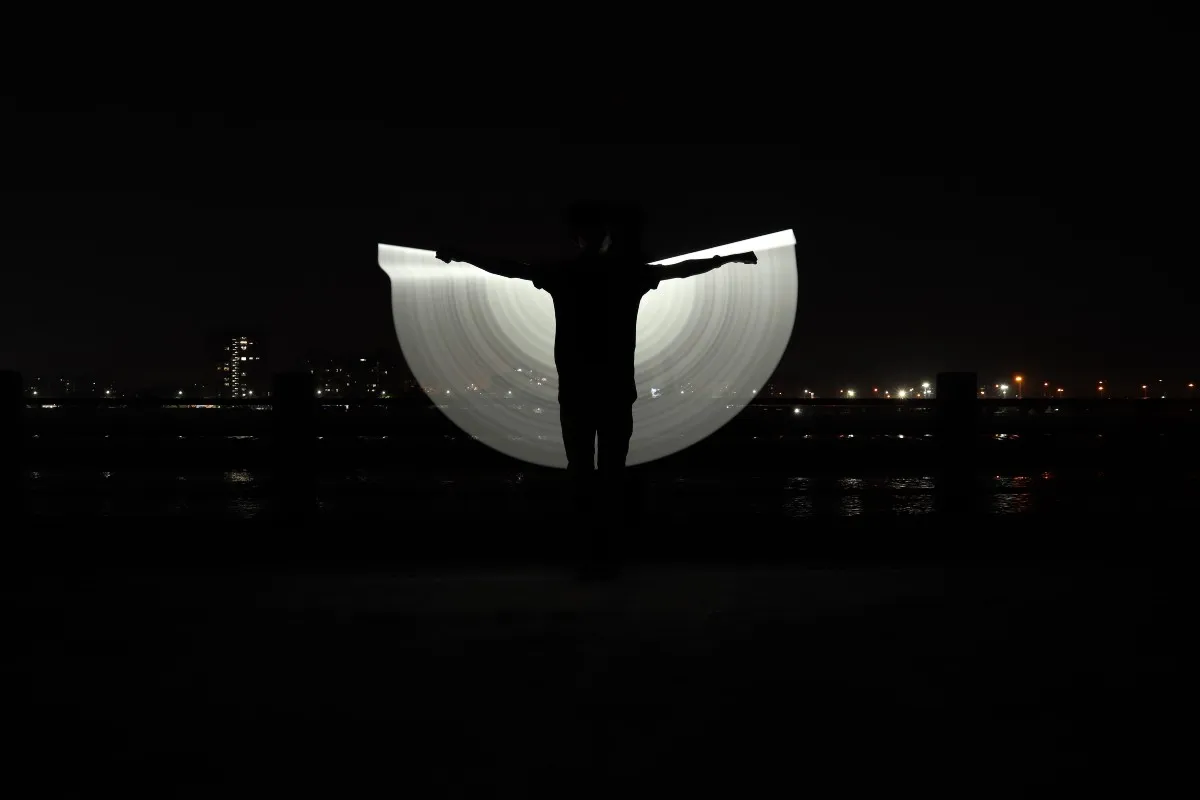
#> input picture Histogram_Operations/input.png, 1200 x 800 px, found by its file name
$ python gray_scale.py
#> lines starting #> are read from the running program, lines starting #| are printed output that depends on the picture
import cv2
import matplotlib.pyplot as plt

# Üzerinde çalışacağımız resim grayscale olacak
img = cv2.imread("Histogram_Operations/input.png")
#> img is the input picture: shape (800, 1200, 3); mean B, G, R 11.2, 11.8, 12
img_gray = cv2.cvtColor(img, cv2.COLOR_BGR2GRAY)

# Burada orijinal resmimizin histogramını hesaplıyoruz
gray_img_hist = cv2.calcHist([img_gray], channels=[0], mask=None, histSize=[256], ranges=[0,255])
#> gray_img_hist = 256 values, max 286164 at index 3, min 0 at index 255, mean 3748.1
plt.figure(figsize=(6,6))
plt.title("RAW Image Histogram")
plt.plot(gray_img_hist)
plt.xlabel("Intensity")
plt.ylabel("# of Pixels")
plt.show(block=False)
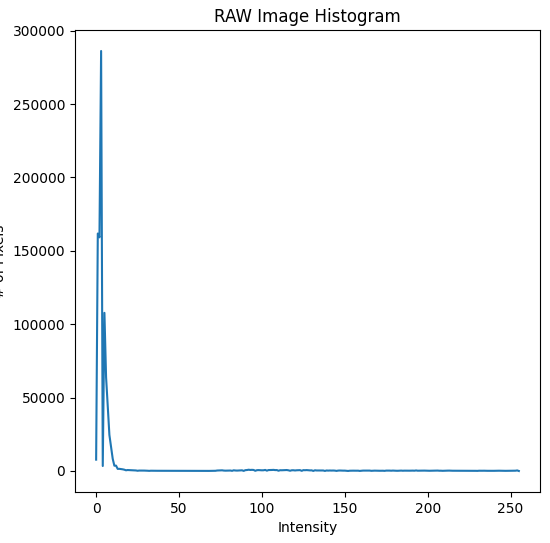
#> figure drawn by matplotlib, 1 panel; curve peaks at x = 3, y = 286164

# Geleneksel olan histogram eşitleme metodunu kullanıyoruz.
equalize_img = cv2.equalizeHist(img_gray)
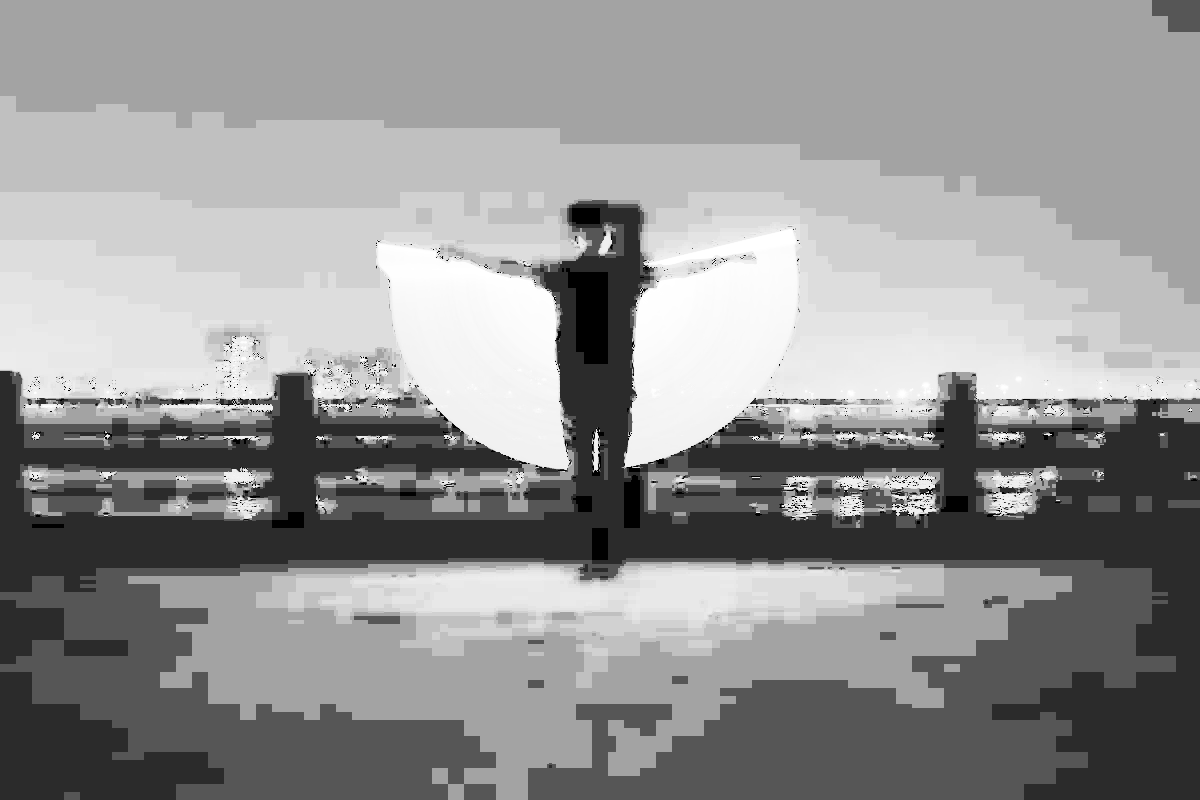
#> equalize_img: shape (800, 1200); min 0, max 255, mean 147.7
plt.figure(2, figsize=(6,6))
plt.subplot(211)
plt.title("EqualizeHist Metodu ile")
plt.imshow(equalize_img, cmap="gray")
plt.axis("off")
plt.show(block=False)

# Histogram eşitlemesi yaptığımız resmin tekrardan histogramını çizdiriyoruz.
equalize_img_hist = cv2.calcHist([equalize_img], channels=[0], mask=None, histSize=[256], ranges=[0,255])
#> equalize_img_hist = 256 values, max 289571 at index 163, min 0 at index 1, mean 3742.6
plt.subplot(212)
plt.title("Equalize Image Histogramı")
plt.plot(equalize_img_hist)
plt.show(block=False)
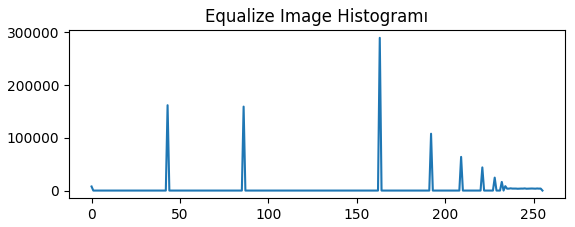
#> figure drawn by matplotlib, 1 panel; curve peaks at x = 163, y = 289571

# -- CLAHE Yöntemi ile Histogram İşlemleri --

# CLAHE metodu ile histogram eşitlemesi yapıyoruz.
clahe = cv2.createCLAHE(clipLimit=5, tileGridSize=(12,12))
clahe_img = clahe.apply(img_gray)
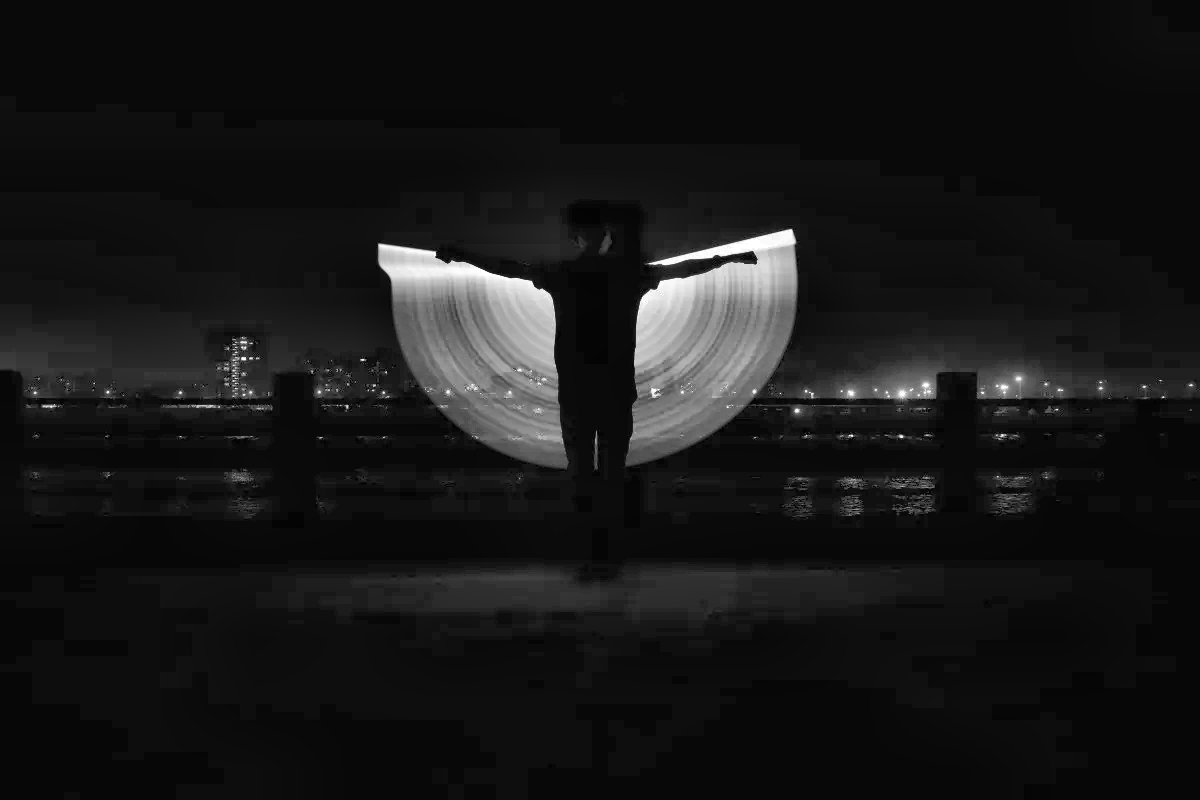
#> clahe_img: shape (800, 1200); min 1, max 255, mean 22.8
plt.figure(figsize=(6,6))
plt.subplot(211)
plt.imshow(clahe_img, cmap="gray")
plt.axis("off")
plt.title("CLAHE Metodu ile Eşitlenmiş Resim")
plt.show(block=False)


# Şimdi de eşitlenmiş resmin histogramını çizdireceğiz
clahe_img_hist = cv2.calcHist([clahe_img], channels=[0], mask=None, histSize=[256], ranges=[0,255])
#> clahe_img_hist = 256 values, max 204842 at index 9, min 0 at index 0, mean 3748.1
plt.subplot(212)
plt.plot(clahe_img_hist)
plt.title("CLAHE Metodu Histogramı")
plt.xlabel("Intensity")
plt.ylabel("# of Pixels")
plt.show(block=False)
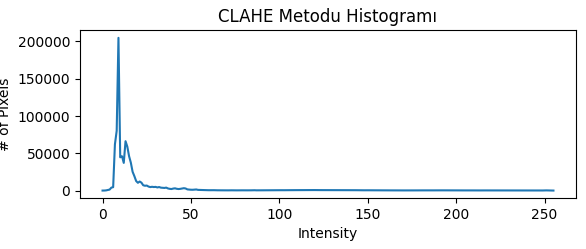
#> figure drawn by matplotlib, 1 panel; curve peaks at x = 9, y = 204842

plt.figure()
plt.title("CLAHE Metodu ile Eşitlenmiş Resim")
plt.imshow(clahe_img, cmap="gray")
plt.axis("off")
plt.show()
